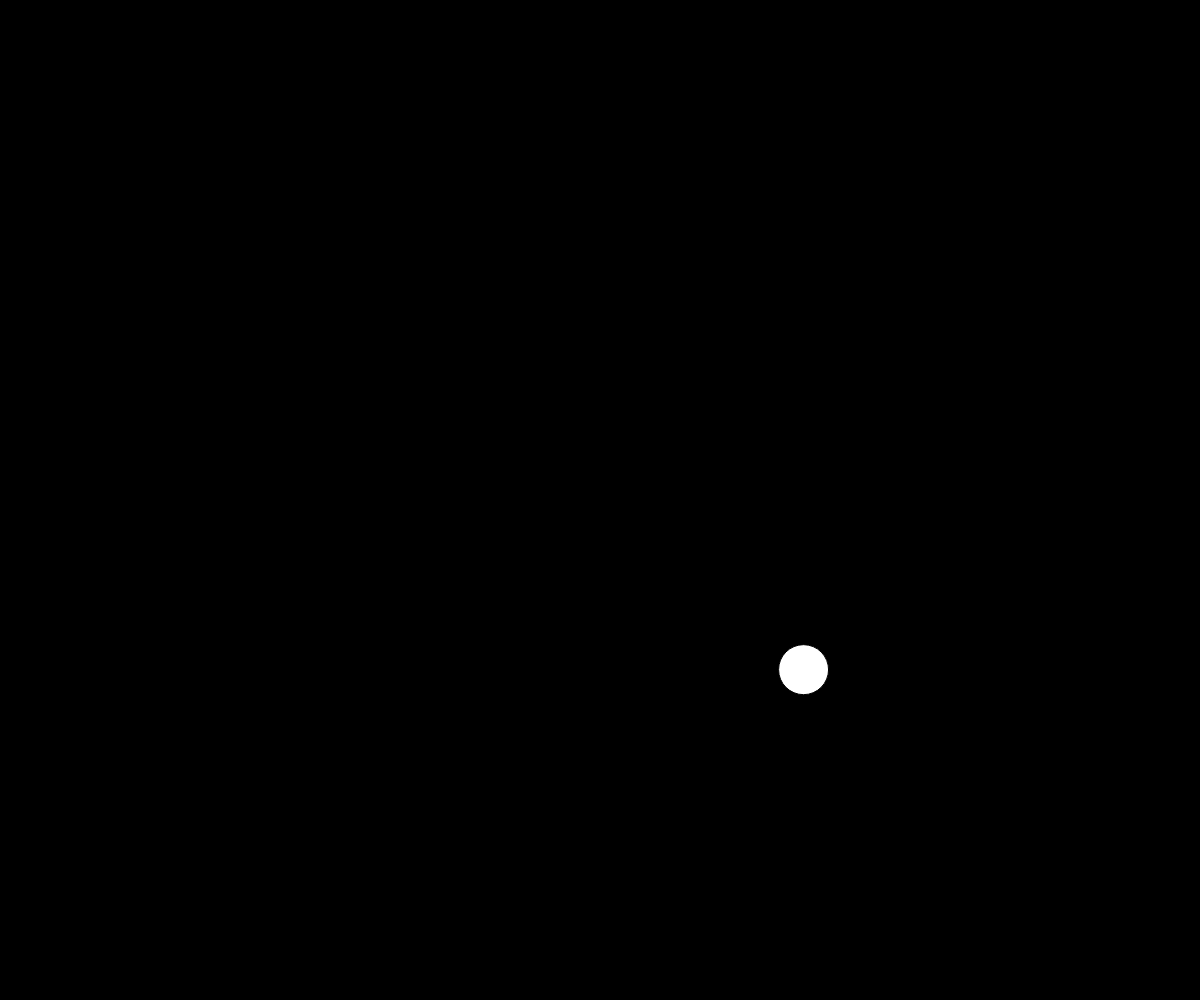
Frame 1 (no input)
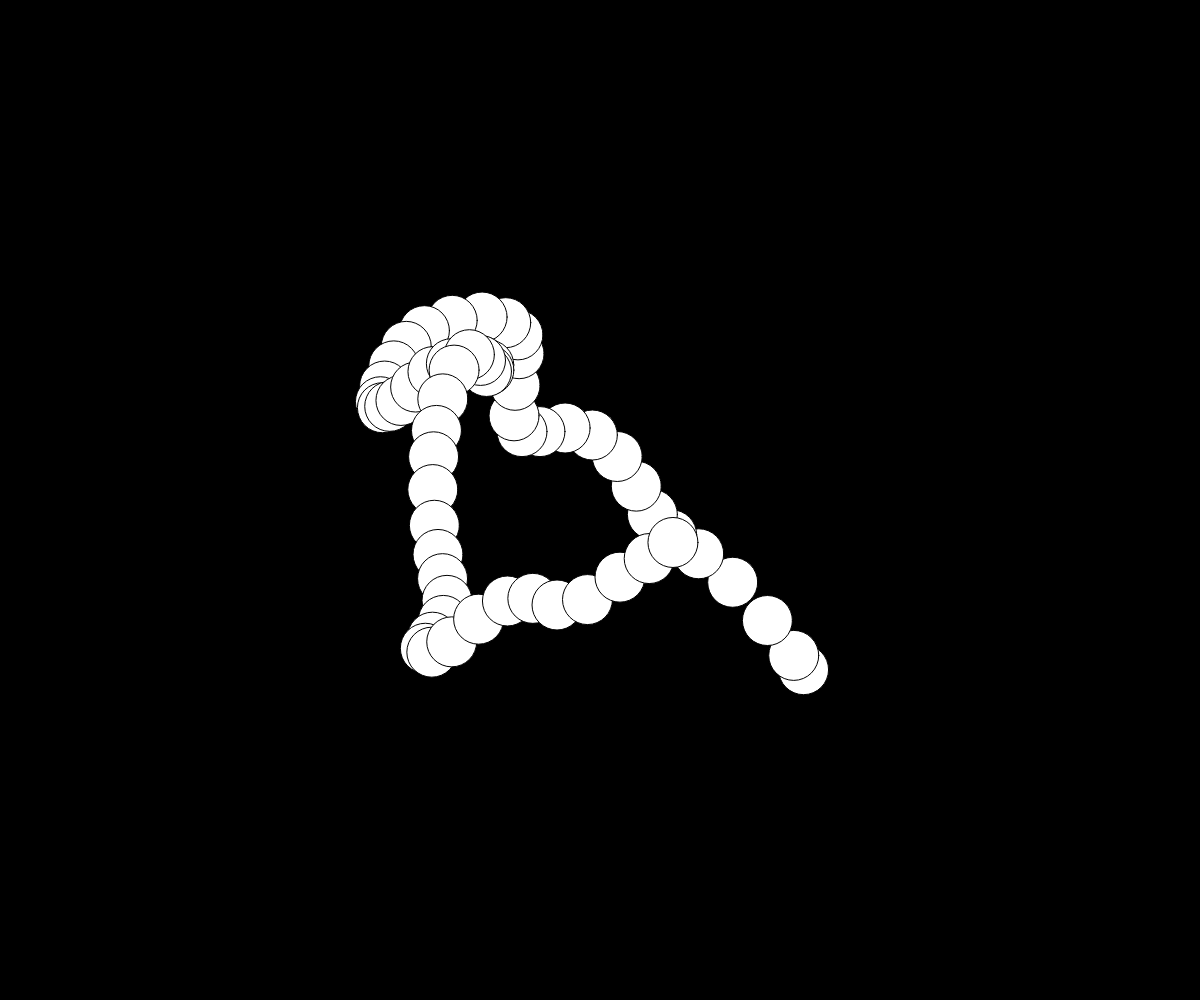
Frame 60 (no input)
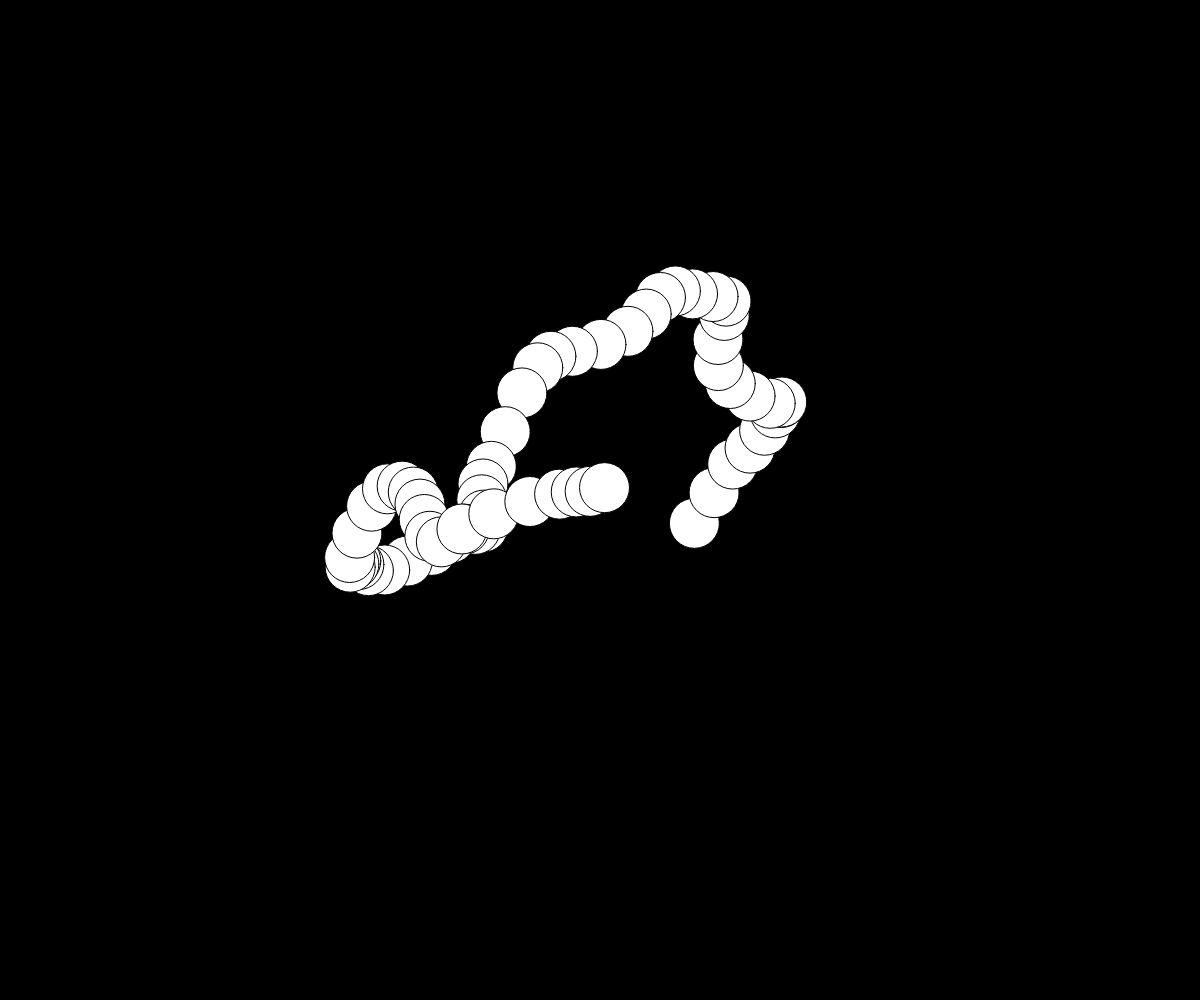
Frame 120 (the mouse pressed at the canvas centre since frame 60)

The p5.js sketch that drew these frames (run headless with seeded random() and noise() and a simulated clock; from frame 60 on, the mouse is pressed at the canvas centre):

// p5.js sketch
// ── sketch.js
var xoff = 0;
var yoff = 0;

function setup(){
  createCanvas(windowWidth, windowHeight);
  background(0);

  let x = 0;
}

function draw(){
  // background(0);

  var x = map(noise(xoff), 0, 1, 0, width);
  var y = map(noise(yoff), 0, 1, 0, height);

  xoff += 0.03;
  yoff -= 0.04;

  ellipse(x, y, 50, 50);

}

function mousePressed(){
  background(0);
}

// ── particle.js
function Particle() {
  this.pos = createVector(random(width), random(height));
  this.vel = createVector(0, 0);
  this.acc = createVector(0, 0);
  this.maxspeed = 4;

  this.update = function() {
    this.pos.add(this.vel);
    this.vel.add(this.acc);
    this.vel.limit(this.maxspeed);
    this.acc.mult(0);
  }

  this.show = function() {
    stroke(0);
    strokeWeight(3);
    point(this.pos.x, this.pos.y);
  }

  this.follow = function(vectors) {
    var x = floor(this.pos.x / scl);
    var y = floor(this.pos.y / scl);
    var index = x + y * cols;
    var force = vectors[index];
    this.applyForce(force);
  }

  this.applyForce = function(force) {
    this.acc.add(force);
  }

  this.edges = function() {
    if(this.pos.x > width) this.pos.x = 0;
    if(this.pos.x < 0) this.pos.x = width;
    if(this.pos.y > height) this.pos.y = 0;
    if(this.pos.y < 0) this.pos.y = height;
  }
}
